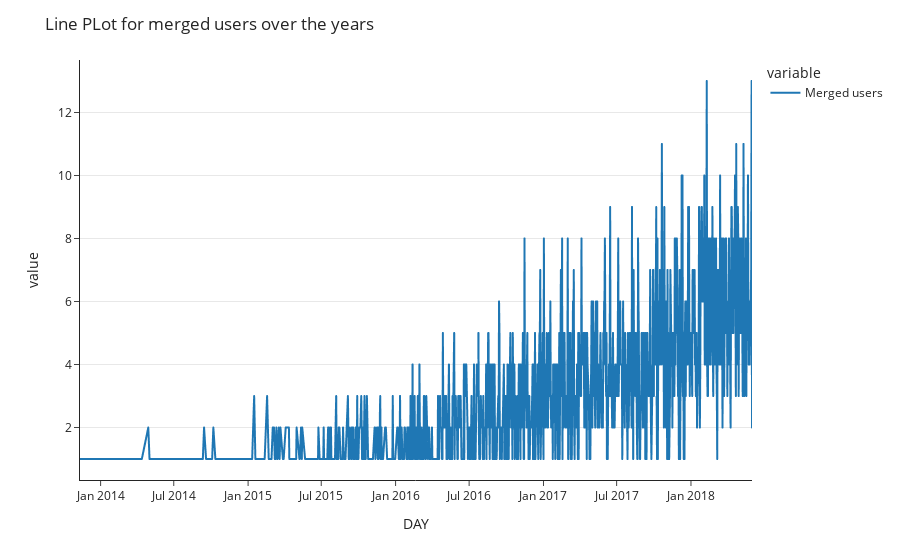

The notebook cell saved with this chart:
### Code cell
title='Line PLot for merged users over the years'
line_plot(x='DAY',y=['merged_users'],df=merged_at,title=title)

### Figure 1 — Plotly figure (JSON) as saved in the notebook; plotly's stock layout.template omitted (floating-point values rounded to 4 significant figures; data arrays with more than 128 entries replaced by an {"elided": "..."} marker saying what was removed)
{"data": [{"hovertemplate": "variable=merged_users<br>DAY=%{x}<br>value=%{y}<extra></extra>", "legendgroup": "merged_users", "line": {"color": "#1F77B4", "dash": "solid"}, "marker": {"symbol": "circle"}, "mode": "lines", "name": "Merged users", "showlegend": true, "type": "scattergl", "x": {"elided": "1043 str values"}, "xaxis": "x", "y": {"elided": "1043 int values"}, "yaxis": "y"}], "layout": {"autosize": true, "legend": {"title": {"text": "variable"}, "tracegroupgap": 0}, "margin": {"t": 60}, "title": {"text": "Line PLot for merged users over the years"}, "xaxis": {"anchor": "y", "autorange": true, "domain": [0, 1], "range": ["2013-11-11", "2018-06-01"], "title": {"text": "DAY"}, "type": "date"}, "yaxis": {"anchor": "x", "autorange": true, "domain": [0, 1], "range": [0.3333, 13.67], "showgrid": true, "tickprefix": "", "title": {"text": "value"}, "type": "linear"}}}
